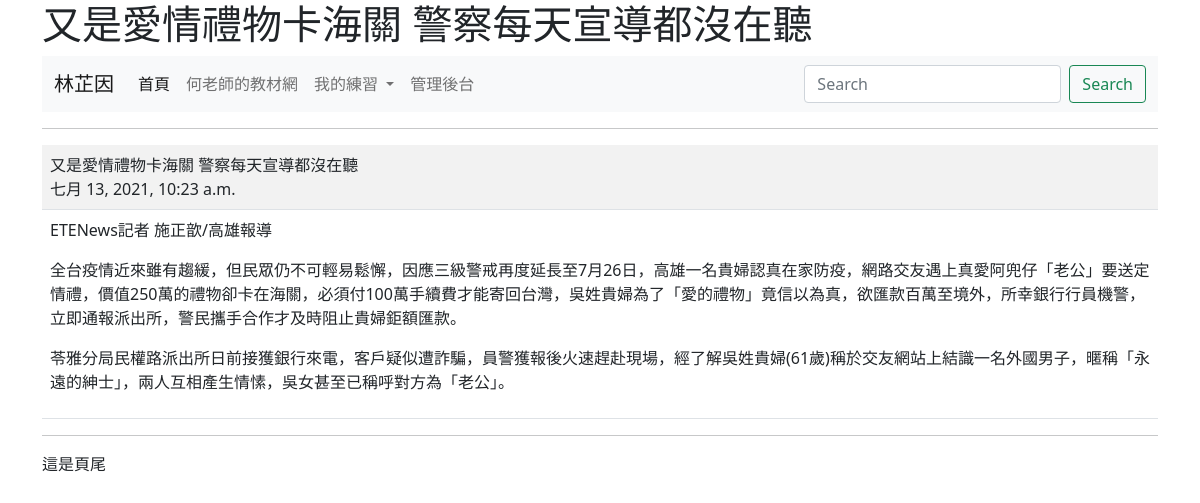
Page /show/6/ on the committed database.
### mysite/models.py (models this page shows, shortened)
class Post(models.Model):
	title = models.CharField(max_length=200) #field=資料欄
	content = models.TextField() #TextField=大量文字沒限制
	pub_date = models.DateTimeField(default=timezone.now) #預設現在的時間
	class Meta:
		ordering = ('-pub_date',)

### mysite/views.py (the view)
# urls.py: path('show/<int:id>/',views.show),
def show(request, id):
	try:
		post = Post.objects.get(id=id)
	except:
		return redirect('/news/')
	return render(request, 'show.html' , locals())

### templates/show.html (shortened to what this page needs)
{% extends "base.html" %}
{% block main %}
	<hr>
	<table class ='table table-striped'>
		<tr>
			<td>
				{{post.title}}<br>
				{{post.pub_date}}
			</td>
		</tr>
	   	<tr>
	   		<td>
	   			{{post.content | linebreaks }}
	   		</td>
	   	</tr>
	</table>
{% endblock %}

### rows in the picture
Post: title "又是愛情禮物卡海關 警察每天宣導都沒在聽", pub_date "七月 13, 2021, 10:23 a.m.", content "ETENews記者 施正歆/高雄報導 全台疫情近來雖有趨緩，但民眾仍不可輕易鬆懈，因應三級警戒再度延長至7月26日，高雄一名貴婦認真在家防疫，網路交友遇上真愛阿兜仔「老公」要送定情禮，價值250萬的禮物卻卡在海關，必須付100萬手續費才能寄回台灣，吳姓貴婦為了「愛的禮物」竟信以為真，欲匯款百萬至境外，所幸銀行行員機警，立即通報派出所，警民攜手合作才及時阻止貴婦鉅額匯款。 苓雅分局民權路派出所日前接獲銀行來電，客戶疑似遭詐騙，員警獲報後火速趕赴現場，經了解吳姓貴婦(61歲)稱於交友網站上結識一名外國男子，暱稱「永遠的紳士」，兩人互相產生情愫，吳女甚至已稱呼對方為「老公」。"
